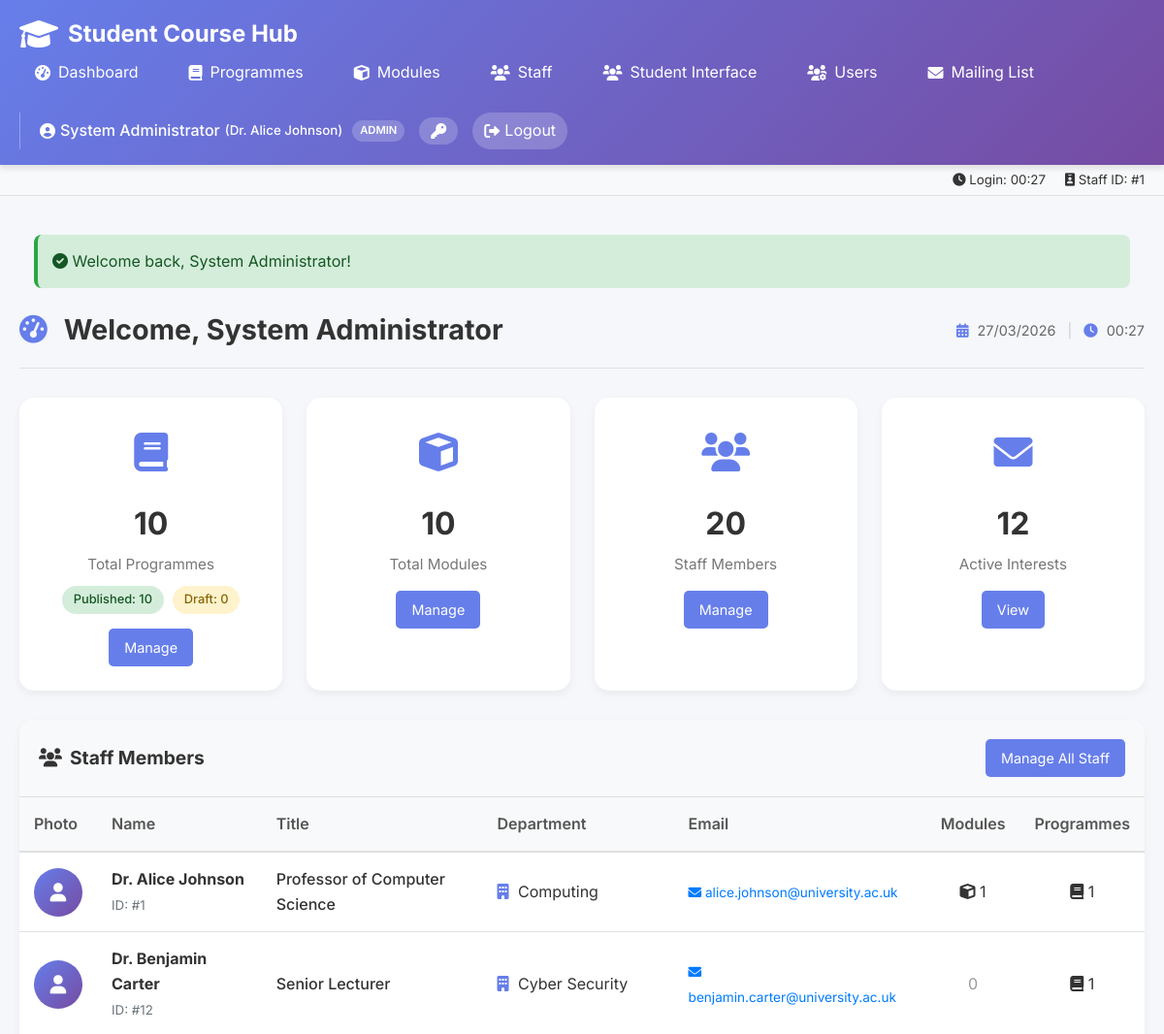
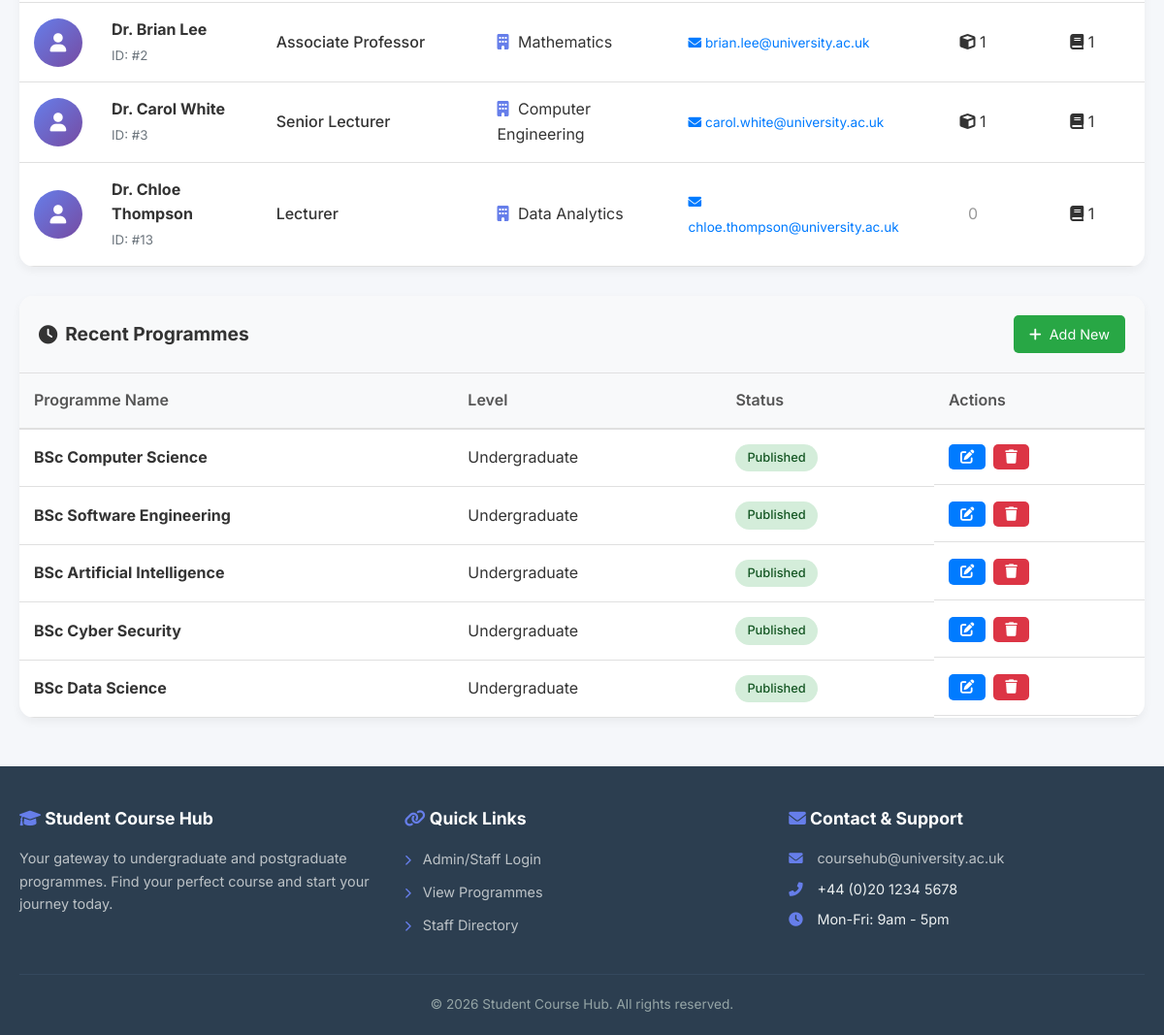
Screenshot of /dashboard.php (signed in) with the database file from the repository (2 pictures, top to bottom).
### tables this page shows
CREATE TABLE Staff (
    StaffID INT PRIMARY KEY,
    Name VARCHAR(100) NOT NULL,
    Title VARCHAR(100),
    Bio TEXT,
    Department VARCHAR(100),
    Photo VARCHAR(255),
    Email VARCHAR(100)
);

CREATE TABLE Programmes (
    ProgrammeID INT PRIMARY KEY AUTO_INCREMENT,
    ProgrammeName VARCHAR(150) NOT NULL,
    LevelID INT,
    ProgrammeLeaderID INT,
    Description TEXT,
    Image VARCHAR(255),
    ImageAlt TEXT,
    Status ENUM('published','draft') DEFAULT 'draft',
    CreatedAt TIMESTAMP DEFAULT CURRENT_TIMESTAMP,
    UpdatedAt TIMESTAMP DEFAULT CURRENT_TIMESTAMP ON UPDATE CURRENT_TIMESTAMP,
    FOREIGN KEY (LevelID) REFERENCES Levels(LevelID),
    FOREIGN KEY (ProgrammeLeaderID) REFERENCES Staff(StaffID)
);

CREATE TABLE Levels (
    LevelID INT PRIMARY KEY,
    LevelName VARCHAR(50) NOT NULL
);

### dashboard.php (the view, shortened to what this page needs)
<?php
require_once '../includes/config.php';
$programmes_count = mysqli_fetch_assoc(mysqli_query($conn, "SELECT COUNT(*) as count FROM Programmes"))['count'];
$modules_count = mysqli_fetch_assoc(mysqli_query($conn, "SELECT COUNT(*) as count FROM Modules"))['count'];
$staff_count = mysqli_fetch_assoc(mysqli_query($conn, "SELECT COUNT(*) as count FROM Staff"))['count'];
$interests_count = mysqli_fetch_assoc(mysqli_query($conn, "SELECT COUNT(*) as count FROM InterestedStudents WHERE Status='active'"))['count'];
$published_count = mysqli_fetch_assoc(mysqli_query($conn, "SELECT COUNT(*) as count FROM Programmes WHERE Status='published'"))['count'];
$draft_count = mysqli_fetch_assoc(mysqli_query($conn, "SELECT COUNT(*) as count FROM Programmes WHERE Status='draft'"))['count'];
include '../includes/header.php';
$admin_name = $_SESSION['user_name'] ?? 'Admin';
$login_time = $_SESSION['login_time'] ?? time();
$login_date = date('d/m/Y', $login_time);
$login_time_formatted = date('H:i', $login_time);
if (isset($_SESSION['success'])) {
    echo '<div class="alert alert-success" style="background: #d4edda; color: #155724; padding: 15px; margin-bottom: 20px; border-radius: 8px;">';
    echo '<i class="fas fa-check-circle"></i> ' . $_SESSION['success'];
    echo '</div>';
}
?>
<div style="display: flex; justify-content: space-between; align-items: center; margin-bottom: 30px; border-bottom: 1px solid #e0e0e0; padding-bottom: 15px;">
    <h1 class="dashboard-title" style="margin-bottom: 0;">
        <i class="fas fa-tachometer-alt" style="color: #667eea; margin-right: 10px;"></i>
        Welcome, <?php echo htmlspecialchars($admin_name); ?>
    </h1>
    <div style="color: #666; font-size: 0.9rem;">
        <i class="fas fa-calendar-alt" style="color: #667eea; margin-right: 5px;"></i>
        <?php echo $login_date; ?>
        <span style="margin: 0 8px; color: #ccc;">|</span>
        <i class="fas fa-clock" style="color: #667eea; margin-right: 5px;"></i>
        <?php echo $login_time_formatted; ?>
    </div>
</div>
<div class="dashboard-grid">
    <div class="dashboard-card">
        <div class="card-icon">
            <i class="fas fa-book" aria-hidden="true"></i>
        </div>
        <div class="card-number"><?php echo $programmes_count; ?></div>
        <div class="card-label">Total Programmes</div>
        <div style="margin-top: 10px; font-size: 0.85rem;">
            <span class="status-badge status-published">Published: <?php echo $published_count; ?></span>
            <span class="status-badge status-draft" style="margin-left: 5px;">Draft: <?php echo $draft_count; ?></span>
        </div>
        <a href="<?php echo BASE_PATH; ?>admin/programmes.php" class="view-btn" style="margin-top: 15px; display: inline-block;">Manage</a>
    </div>
    <div class="dashboard-card">
        <div class="card-icon">
            <i class="fas fa-cube" aria-hidden="true"></i>
        </div>
        <div class="card-number"><?php echo $modules_count; ?></div>
        <div class="card-label">Total Modules</div>
        <a href="<?php echo BASE_PATH; ?>admin/modules.php" class="view-btn" style="margin-top: 15px; display: inline-block;">Manage</a>
    </div>
    <div class="dashboard-card">
        <div class="card-icon">
            <i class="fas fa-users" aria-hidden="true"></i>
        </div>
        <div class="card-number"><?php echo $staff_count; ?></div>
        <div class="card-label">Staff Members</div>
        <a href="<?php echo BASE_PATH; ?>admin/staff.php" class="view-btn" style="margin-top: 15px; display: inline-block;">Manage</a>
    </div>
    <div class="dashboard-card">
        <div class="card-icon">
            <i class="fas fa-envelope" aria-hidden="true"></i>
        </div>
        <div class="card-number"><?php echo $interests_count; ?></div>
        <div class="card-label">Active Interests</div>
        <a href="<?php echo BASE_PATH; ?>admin/mailing-list.php" class="view-btn" style="margin-top: 15px; display: inline-block;">View</a>
    </div>
</div>
<div class="table-container">
    <div class="table-header">
        <h2><i class="fas fa-users"></i> Staff Members</h2>
        <a href="<?php echo BASE_PATH; ?>admin/staff.php" class="view-btn">Manage All Staff</a>
    </div>
    <div class="table-responsive">
        <table>
            <thead>
                <tr>
                    <th style="width: 70px;">Photo</th>
                    <th>Name</th>
                    <th>Title</th>
                    <th>Department</th>
                    <th>Email</th>
                    <th>Modules</th>
                    <th>Programmes</th>
                </tr>
            </thead>
            <tbody>
                <?php
                $staff_query = "SELECT s.*,
                                    (SELECT COUNT(*) FROM Modules WHERE ModuleLeaderID = s.StaffID) as module_count,
                                    (SELECT COUNT(*) FROM Programmes WHERE ProgrammeLeaderID = s.StaffID) as programme_count
                                FROM Staff s
                                ORDER BY s.Name
                                LIMIT 5";
                $staff_result = mysqli_query($conn, $staff_query);
                if (mysqli_num_rows($staff_result) > 0):
                    while ($staff = mysqli_fetch_assoc($staff_result)):
                ?>
                <tr>
                    <td style="text-align: center;">
                        <?php if (!empty($staff['Photo'])): ?>
                            <img src="<?php echo htmlspecialchars($staff['Photo']); ?>"
                                 alt="<?php echo htmlspecialchars($staff['Name']); ?>"
                                 style="width: 50px; height: 50px; border-radius: 50%; object-fit: cover; border: 2px solid #e0e0e0;">
                        <?php else: ?>
                            <div style="width: 50px; height: 50px; border-radius: 50%; background: linear-gradient(135deg, #667eea 0%, #764ba2 100%); display: flex; align-items: center; justify-content: center; margin: 0 auto;">
                                <i class="fas fa-user" style="color: white; font-size: 1.2rem;"></i>
                            </div>
                        <?php endif; ?>
                    </td>
                    <td>
                        <strong><?php echo htmlspecialchars($staff['Name']); ?></strong>
                        <br>
                        <small style="color: #6c757d;">ID: #<?php echo $staff['StaffID']; ?></small>
                    </td>
                    <td>
                        <?php if (!empty($staff['Title'])): ?>
                            <span style="font-weight: 500;"><?php echo htmlspecialchars($staff['Title']); ?></span>
                        <?php else: ?>
                            <span style="color: #999; font-style: italic;">No title</span>
                        <?php endif; ?>
                    </td>
                    <td>
                        <?php if (!empty($staff['Department'])): ?>
                            <i class="fas fa-building" style="color: #667eea; margin-right: 5px;"></i>
                            <?php echo htmlspecialchars($staff['Department']); ?>
                        <?php else: ?>
                            <span style="color: #999;">Not assigned</span>
                        <?php endif; ?>
                    </td>
                    <td>
                        <?php if (!empty($staff['Email'])): ?>
                            <a href="mailto:<?php echo htmlspecialchars($staff['Email']); ?>"
                               style="color: #007bff; text-decoration: none; font-size: 0.85rem;">
                                <i class="fas fa-envelope"></i> <?php echo htmlspecialchars($staff['Email']); ?>
                            </a>
                        <?php else: ?>
                            <span style="color: #999;">No email</span>
                        <?php endif; ?>
                    </td>
                    <td style="text-align: center;">
                        <?php
                        $module_count = (int)$staff['module_count'];
                        if ($module_count > 0): ?>
                            <span class="badge-module">
                                <i class="fas fa-cube"></i> <?php echo $module_count; ?>
                            </span>
                        <?php else: ?>
                            <span style="color: #999;">0</span>
                        <?php endif; ?>
                    </td>
                    <td style="text-align: center;">
                        <?php
                        $programme_count = (int)$staff['programme_count'];
                        if ($programme_count > 0): ?>
                            <span class="badge-programme">
                                <i class="fas fa-book"></i> <?php echo $programme_count; ?>
                            </span>
                        <?php else: ?>
                            <span style="color: #999;">0</span>
                        <?php endif; ?>
                    </td>
                </tr>
                <?php
                    endwhile;
                endif; ?>
            </tbody>
        </table>
    </div>
</div>
<div class="table-container">
    <div class="table-header">
        <h2><i class="fas fa-clock" aria-hidden="true"></i> Recent Programmes</h2>
        <a href="<?php echo BASE_PATH; ?>admin/edit-programme.php" class="add-btn">
            <i class="fas fa-plus" aria-hidden="true"></i> Add New
        </a>
    </div>
    <div class="table-responsive">
        <table aria-label="Recent programmes list">
            <thead>
                <tr>
                    <th>Programme Name</th>
                    <th>Level</th>
                    <th>Status</th>
                    <th>Actions</th>
                </tr>
            </thead>
            <tbody>
                <?php
                $query = "SELECT p.*, l.LevelName
                         FROM Programmes p
                         LEFT JOIN Levels l ON p.LevelID = l.LevelID
                         ORDER BY p.CreatedAt DESC
                         LIMIT 5";
                $result = mysqli_query($conn, $query);
                if (mysqli_num_rows($result) > 0) {
                    while ($row = mysqli_fetch_assoc($result)) {
                        echo "<tr>";
                        echo "<td><strong>" . htmlspecialchars($row['ProgrammeName']) . "</strong></td>";
                        echo "<td>" . htmlspecialchars($row['LevelName']) . "</td>";
                        echo "<td>";
                        $statusClass = strtolower($row['Status'] ?? 'draft');
                        echo "<span class='status-badge status-" . $statusClass . "'>" . ucfirst($row['Status'] ?? 'Draft') . "</span>";
                        echo "</td>";
                        echo "<td class='action-btns'>";
                        echo "<a href='" . BASE_PATH . "admin/edit-programme.php?id=" . $row['ProgrammeID'] . "' class='edit-btn' title='Edit Programme'><i class='fas fa-edit'></i></a>";
                        echo "<a href='" . BASE_PATH . "admin/programmes.php?action=delete&id=" . $row['ProgrammeID'] . "' class='delete-btn' onclick='return confirm(\"Are you sure?\")' title='Delete Programme'><i class='fas fa-trash'></i></a>";
                        echo "</td>";
                        echo "</tr>";
                    }
                } else {
                    echo "<tr><td colspan='4' style='text-align: center; padding: 40px;'>";
                    echo "<i class='fas fa-folder-open' style='font-size: 3rem; color: #ccc;' aria-hidden='true'></i>";
                    echo "<p style='margin-top: 10px;'>No programmes found.</p>";
                    echo "</td></tr>";
                }
                ?>
            </tbody>
        </table>
    </div>
</div>
<?php include '../includes/footer.php'; ?>

### rows the page displays
staff: Name "Dr. Alice Johnson", StaffID "1", Title "Professor of Computer Science", Department "Computing", Email "alice.johnson@university.ac.uk", module_count "1", programme_count "1"
staff: Name "Dr. Benjamin Carter", StaffID "12", Title "Senior Lecturer", Department "Cyber Security", Email "benjamin.carter@university.ac.uk", shows "0", programme_count "1"
staff: Name "Dr. Brian Lee", StaffID "2", Title "Associate Professor", Department "Mathematics", Email "brian.lee@university.ac.uk", module_count "1", programme_count "1"
staff: Name "Dr. Carol White", StaffID "3", Title "Senior Lecturer", Department "Computer Engineering", Email "carol.white@university.ac.uk", module_count "1", programme_count "1"
staff: Name "Dr. Chloe Thompson", StaffID "13", Title "Lecturer", Department "Data Analytics", Email "chloe.thompson@university.ac.uk", shows "0", programme_count "1"
programmes: ProgrammeName "BSc Computer Science", LevelID.LevelName "Undergraduate", Status "Published"
programmes: ProgrammeName "BSc Software Engineering", LevelID.LevelName "Undergraduate", Status "Published"
programmes: ProgrammeName "BSc Artificial Intelligence", LevelID.LevelName "Undergraduate", Status "Published"
programmes: ProgrammeName "BSc Cyber Security", LevelID.LevelName "Undergraduate", Status "Published"
programmes: ProgrammeName "BSc Data Science", LevelID.LevelName "Undergraduate", Status "Published"

### other values shown
$current_user_name "System Administrator"
$staff_name "Dr. Alice Johnson"
$current_user_role "ADMIN"
date('H:i', $_SESSION['login_time']) "00:27"
$staff_id "1"
$_SESSION['success'] "Welcome back, System Administrator!"
$admin_name "System Administrator"
$programmes_count "10"
$published_count "10"
$draft_count "0"
$modules_count "10"
$staff_count "20"
$interests_count "12"
